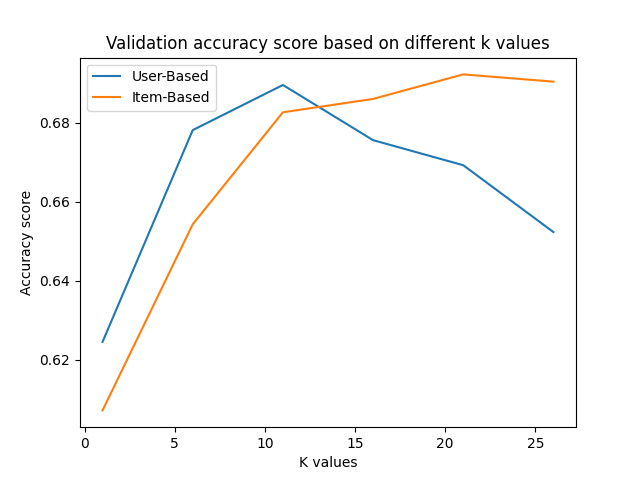

Recreate this plot in Python.
import numpy as np
from sklearn.impute import KNNImputer
import matplotlib.pyplot as plt
from utils import (
    load_valid_csv,
    load_public_test_csv,
    load_train_sparse,
    sparse_matrix_evaluate,
)


def knn_impute_by_user(matrix, valid_data, k):
    """Fill in the missing values using k-Nearest Neighbors based on
    student similarity. Return the accuracy on valid_data.

    See https://scikit-learn.org/stable/modules/generated/sklearn.
    impute.KNNImputer.html for details.

    :param matrix: 2D sparse matrix
    :param valid_data: A dictionary {user_id: list, question_id: list,
    is_correct: list}
    :param k: int
    :return: float
    """

    # closest user , then it gets their answr and compares
    nbrs = KNNImputer(n_neighbors=k)
    # We use NaN-Euclidean distance measure
    mat = nbrs.fit_transform(matrix)
    acc = sparse_matrix_evaluate(valid_data, mat)
    print(f"Validation Accuracy (k == {k}): {round(acc,3)}")
    return acc


def knn_impute_by_item(matrix, valid_data, k):
    """Fill in the missing values using k-Nearest Neighbors based on
    question similarity. Return the accuracy on valid_data.

    :param matrix: 2D sparse matrix
    :param valid_data: A dictionary {user_id: list, question_id: list,
    is_correct: list}
    :param k: int
    :return: float
    """

    #####################################################################
    # TODO:                                                             #
    # Implement the function as described in the docstring.             #
    nbrs = KNNImputer(n_neighbors=k)
    # We use NaN-Euclidean distance measure
    mat = nbrs.fit_transform(matrix.T)
    acc = sparse_matrix_evaluate(valid_data, mat.T)
    print(f"Validation Accuracy (k == {k}): {round(acc, 3)}")
    #####################################################################

    #####################################################################
    #                       END OF YOUR CODE                            #
    #####################################################################
    return acc


def main():
    sparse_matrix = load_train_sparse("./data").toarray()
    val_data = load_valid_csv("./data")
    test_data = load_public_test_csv("./data")

    print("Sparse matrix:")
    print(sparse_matrix)
    print("Shape of sparse matrix:")
    print(sparse_matrix.shape)

    print("#################################################")

    #####################################################################                                                      #
    # Compute the validation accuracy for each k. Then pick k* with     #
    # the best performance and report the test accuracy with the        #
    # chosen k*.                                                        #
    #####################################################################
    ks = [1, 6, 11, 16, 21, 26]
    validation_accuracies = []

    print("With User Based filtering:")
    for k in ks:
        acc = knn_impute_by_user(sparse_matrix, val_data, k)
        validation_accuracies.append(acc)

    # plot user based
    plt.plot(ks, validation_accuracies, label="User-Based")

    index = max(range(len(validation_accuracies)), key=lambda i: validation_accuracies[i])
    k = ks[index]

    print(f"I choose k == {k}")
    acc = knn_impute_by_user(sparse_matrix, test_data, k)
    print(f"Test accuracy (k == {k}): {round(acc,3)}")

    print("#################################################")
    print("With Item Based filtering:")
    validation_accuracies = []

    for k in ks:
        acc = knn_impute_by_item(sparse_matrix, val_data, k)
        validation_accuracies.append(acc)

    # plot item based
    plt.plot(ks, validation_accuracies, label="Item-Based")
    plt.xlabel("K values")
    plt.ylabel("Accuracy score")
    plt.title('Validation accuracy score based on different k values')
    plt.legend()
    plt.savefig("knn.png")

    index = max(range(len(validation_accuracies)), key=lambda i: validation_accuracies[i])
    k = ks[index]

    print(f"I choose k == {k}")
    acc = knn_impute_by_user(sparse_matrix, test_data, k)
    print(f"Test accuracy (k == {k}): {round(acc, 3)}")
    #####################################################################
    #                       END OF YOUR CODE                            #
    #####################################################################


if __name__ == "__main__":
    main()
